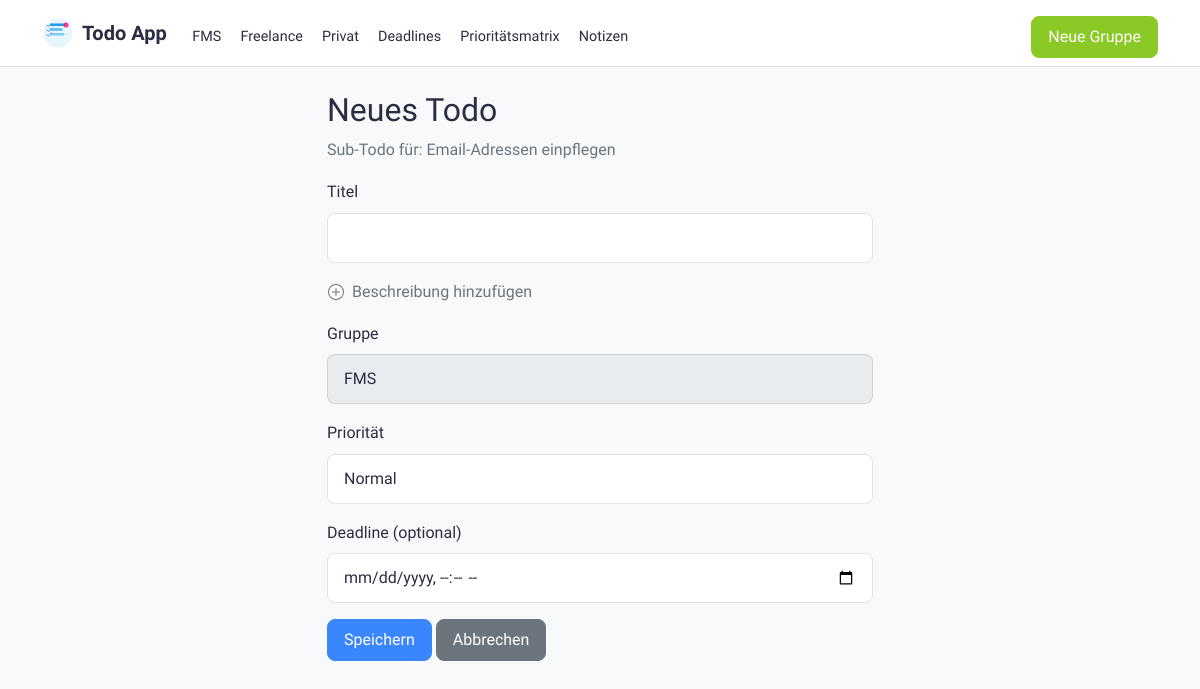
Page /todo/new?parent_id=1 on the committed database.
### app.py (models this page shows)
class TaskGroup(db.Model):
    id = db.Column(db.Integer, primary_key=True)
    name = db.Column(db.String(100), nullable=False)
    created_at = db.Column(db.DateTime, default=datetime.utcnow)
    todos = db.relationship('Todo', backref='group', lazy=True, cascade='all, delete-orphan')

class Todo(db.Model):
    id = db.Column(db.Integer, primary_key=True)
    title = db.Column(db.String(200), nullable=False)
    description = db.Column(db.Text)
    completed = db.Column(db.Boolean, default=False)
    priority = db.Column(db.String(10), default='medium')
    created_at = db.Column(db.DateTime, default=datetime.utcnow)
    due_date = db.Column(db.DateTime, nullable=True)
    group_id = db.Column(db.Integer, db.ForeignKey('task_group.id'), nullable=False)
    parent_id = db.Column(db.Integer, db.ForeignKey('todo.id'), nullable=True)
    sub_todos = db.relationship('Todo', backref=db.backref('parent', remote_side=[id]),
                              cascade='all, delete-orphan')

### app.py (the view, shortened to what this page needs)
@app.route('/todo/new', methods=['GET', 'POST'])
def new_todo():
    groups = TaskGroup.query.all()
    parent_id = request.args.get('parent_id')
    group_id = request.args.get('group_id')
    parent_todo = None
    if parent_id:
        parent_todo = Todo.query.get_or_404(parent_id)
        group_id = parent_todo.group_id
    return render_template('todo_form.html', groups=groups, selected_group_id=group_id, parent_todo=parent_todo)

### app.py (called while the page is built)
@app.context_processor
def inject_groups():
    groups = TaskGroup.query.all()
    return dict(groups=groups)

### templates/todo_form.html (shortened to what this page needs)
{% extends "base.html" %}
{% block content %}
<div class="row">
    <div class="col-md-6 offset-md-3">
        <h2>{% if todo %}Todo bearbeiten{% else %}Neues Todo{% endif %}</h2>
        {% if parent_todo %}
            <p class="text-muted">Sub-Todo für: {{ parent_todo.title }}</p>
        {% endif %}
        <form method="post">
            <div class="mb-3">
                <label for="title" class="form-label">Titel</label>
                <input type="text" class="form-control" id="title" name="title" value="{{ todo.title if todo else '' }}" required>
            </div>
            <div class="mb-3">
                <button type="button" class="btn btn-link text-muted p-0" id="toggleDescription"
                        style="text-decoration: none; display: flex; align-items: center;">
                    Beschreibung hinzufügen
                </button>
            </div>
            <div class="mb-3">
                <label for="group_id" class="form-label">Gruppe</label>
                <select class="form-control" id="group_id" name="group_id" required {% if parent_todo %}disabled{% endif %}>
                    {% for group in groups %}
                        <option value="{{ group.id }}"
                            {% if (todo and todo.group_id == group.id) or
                                  (selected_group_id and selected_group_id|int == group.id) %}
                                selected
                            {% endif %}>
                            {{ group.name }}
                        </option>
                    {% endfor %}
                </select>
            </div>
                <div class="mb-3">
                    <label for="priority" class="form-label">Priorität</label>
                    <select class="form-control" id="priority" name="priority">
                        <option value="medium" {% if not todo or todo.priority == 'medium' %}selected{% endif %}>Normal</option>
                    </select>
                </div>
                <div class="mb-3">
                    <label for="due_date" class="form-label">Deadline (optional)</label>
                    <input type="datetime-local" class="form-control" id="due_date" name="due_date"
                           value="{% if todo and todo.due_date %}{{ todo.due_date.strftime('%Y-%m-%dT%H:%M') }}{% endif %}">
                </div>
            <div class="mb-3">
                <button type="submit" class="btn btn-primary">Speichern</button>
                <a href="{{ url_for('index') }}" class="btn btn-secondary">Abbrechen</a>
            </div>
        </form>
    </div>
</div>
{% endblock %}

### templates/base.html (shortened to what this page needs)
<!DOCTYPE html>
<html lang="de">
    <head>
        <link href="https://cdn.jsdelivr.net/npm/bootstrap@5.1.3/dist/css/bootstrap.min.css" rel="stylesheet">
</head>
<body>
    <nav class="navbar navbar-expand-lg sticky-top mb-4">
        <div class="container">
            <div class="d-flex align-items-center">
                <a class="navbar-brand" href="{{ url_for('index') }}">
                    Todo App
                </a>
            </div>
            <div class="collapse navbar-collapse" id="navbarNav">
                <ul class="navbar-nav me-auto">
                    {% for nav_group in groups %}
                        <li class="nav-item">
                            <a class="nav-link {% if selected_group and selected_group.id == nav_group.id %}active{% endif %}"
                               href="{{ url_for('index', group_id=nav_group.id) }}">
                                {{ nav_group.name }}
                            </a>
                        </li>
                    {% endfor %}
                        <li class="nav-item">
                            <a class="nav-link {% if request.endpoint == 'deadlines' %}active{% endif %}"
                               href="{{ url_for('deadlines') }}">
                                Deadlines
                            </a>
                        </li>
                        <li class="nav-item">
                            <a class="nav-link {% if request.endpoint == 'priority_matrix' %}active{% endif %}"
                               href="{{ url_for('priority_matrix') }}">
                                Prioritätsmatrix
                            </a>
                        </li>
                        <li class="nav-item">
                            <a class="nav-link {% if request.endpoint == 'notes' %}active{% endif %}"
                               href="{{ url_for('notes') }}">
                                Notizen
                            </a>
                        </li>
                </ul>
                <div class="d-flex">
                    <a href="{{ url_for('new_group') }}" class="btn btn-success">Neue Gruppe</a>
                </div>
            </div>
        </div>
    </nav>
    <div class="container">
        {% block content %}{% endblock %}
    </div>
</body>
</html>

### templates/base.html (style rules this page uses)
:root { --primary-color: #3a86ff; --danger-color: #ff006e; --success-color: #8ac926; --warning-color: #ffbe0b; --info-color: #00b4d8; --background-color: #f8f9fa; --card-background: rgba(255, 255, 255, 0.9); --text-color: #2b2d42; --text-muted: #6c757d; --border-color: rgba(0, 0, 0, 0.1); }
body { font-family: 'SF Pro Text', -apple-system, BlinkMacSystemFont, sans-serif; background-color: var(--background-color); color: var(--text-color); line-height: 1.6; }
.navbar { background: var(--card-background); backdrop-filter: blur(10px); -webkit-backdrop-filter: blur(10px); border-bottom: 1px solid var(--border-color); padding: 0.5rem 0; }
.navbar-brand { color: var(--text-color); font-weight: 600; font-size: 1.25rem; display: flex; align-items: center; gap: 0.5rem; }
.logo { width: 32px; height: 32px; transition: transform 0.3s ease; }
.nav-link { color: var(--text-color); padding: 0.5rem 0.75rem; border-radius: 8px; transition: all 0.3s ease; margin: 0 0.1rem; font-size: 0.9rem; }
.navbar-collapse { margin-top: 0.5rem; }
.btn { border-radius: 8px; padding: 0.5rem 1rem; transition: all 0.3s ease; font-weight: 500; }
.btn-primary { background-color: var(--primary-color); border-color: var(--primary-color); }
.btn-success { background-color: var(--success-color); border-color: var(--success-color); }
.form-control { border-radius: 8px; border: 1px solid var(--border-color); padding: 0.75rem 1rem; background: var(--card-background); color: var(--text-color); }

### rows in the picture
TaskGroup: name "FMS"
TaskGroup: name "Freelance"
TaskGroup: name "Privat"
Todo: title "Email-Adressen einpflegen"

### other values in the picture
form field group_id "FMS"
